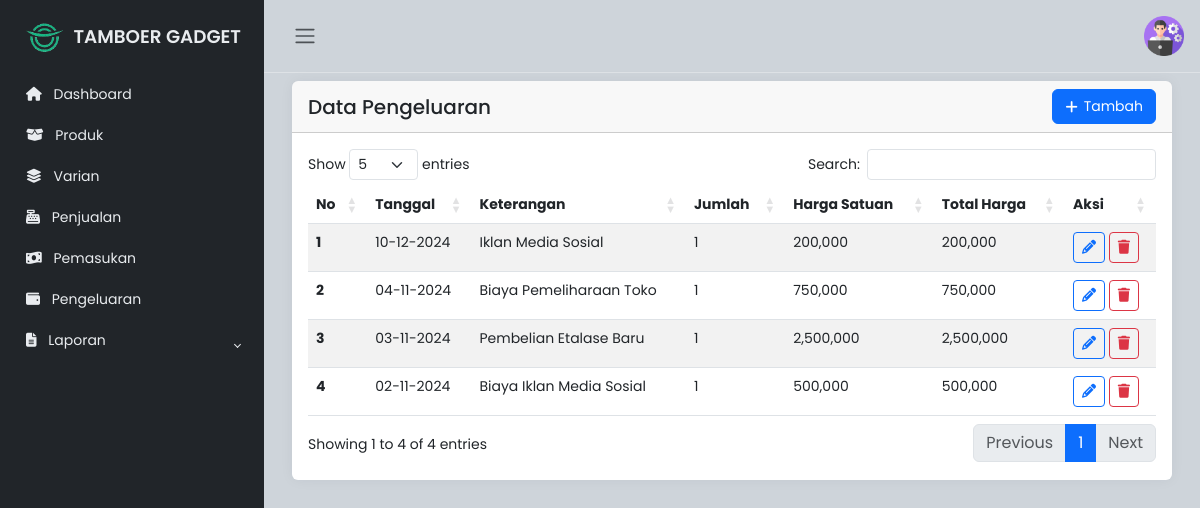
/admin/pengeluaran.php, run on the app's committed database.
### tables this page shows
CREATE TABLE `pengeluaran` (
  `id_pengeluaran` int(11) NOT NULL,
  `tanggal` date NOT NULL,
  `keterangan` text DEFAULT NULL,
  `jumlah` int(11) NOT NULL,
  `harga_satuan` decimal(15,2) NOT NULL,
  `total_harga` decimal(15,2) GENERATED ALWAYS AS (`jumlah` * `harga_satuan`) STORED
);

### admin/pengeluaran.php (the view, shortened to what this page needs)
<!DOCTYPE html>
<html lang="en">
<head>
    <link rel="stylesheet" href="https://cdn.jsdelivr.net/npm/bootstrap@5.3.0-alpha2/dist/css/bootstrap.min.css">
    <link rel="stylesheet" href="https://cdnjs.cloudflare.com/ajax/libs/font-awesome/6.1.1/css/all.min.css">
    <link rel="stylesheet" href="https://cdn.datatables.net/1.11.3/css/dataTables.bootstrap5.min.css">
    <link rel="stylesheet" href="../css/style.css">
</head>
<body>
    <div class="wrapper">
        <?php include 'sidebar.php'; ?>
        <div class="main">
            <?php include 'navbar.php'; ?>
            <main class="content px-3 py-2">
                <div class="container-fluid">
                    <div class="card border-0">
                        <div class="card-header d-flex justify-content-between align-items-center">
                            <h5 class="card-title mb-0">Data Pengeluaran</h5>
                            <a href="tambah_pengeluaran.php" class="btn btn-primary"
                                style="font-size: 14px; padding: 6px 12px; display: inline-flex; align-items: center; gap: 6px;">
                                <i class="fas fa-plus" style="font-size: 14px;"></i> Tambah
                            </a>
                        </div>
                        <div class="card-body">
                            <div class="table-responsive">
                                <table id="example" class="table table-striped">
                                    <thead>
                                        <tr>
                                            <th scope="col">No</th>
                                            <th scope="col">Tanggal</th>
                                            <th scope="col">Keterangan</th>
                                            <th scope="col">Jumlah</th>
                                            <th scope="col">Harga Satuan</th>
                                            <th scope="col">Total Harga</th>
                                            <th scope="col">Aksi</th>
                                        </tr>
                                    </thead>
                                    <tbody>
                                        <?php
                                        include 'koneksi.php';
                                        $sql = "SELECT * FROM pengeluaran ORDER BY tanggal DESC";
                                        $result = $conn->query($sql);
                                        if ($result->num_rows > 0) {
                                            $no = 1;
                                            while ($row = $result->fetch_assoc()) {
                                                echo "<tr>
                            <th scope='row'>" . $no++ . "</th>
                            <td>" . date('d-m-Y', strtotime($row['tanggal'])) . "</td>
                            <td>" . $row['keterangan'] . "</td>
                            <td>" . $row['jumlah'] . "</td>
                            <td>" . number_format($row['harga_satuan'], 0) . "</td>
                            <td>" . number_format($row['total_harga'], 0) . "</td>
                            <td>
                                <a href='edit_pengeluaran.php?id=" . $row['id_pengeluaran'] . "' class='btn btn-outline-primary btn-sm'>
                                    <i class='fas fa-pencil-alt'></i>
                                </a>
                                <button class='btn btn-outline-danger btn-sm' onclick='confirmDelete(" . $row['id_pengeluaran'] . ")'>
                                    <i class='fas fa-trash'></i>
                                </button>
                            </td>
                        </tr>";
                                            }
                                        } else {
                                            echo "<tr><td colspan='8' class='text-center'>No data available</td></tr>";
                                        }
                                        ?>
                                    </tbody>
                                </table>
                            </div>
                        </div>
                    </div>
                </div>
            </main>
        </div>
    </div>
</body>
</html>

### css/style.css (style rules this page uses)
body { font-family: "Poppins", sans-serif; font-size: 0.875rem; opacity: 1; overflow-y: scroll; margin: 0; }
a { cursor: pointer; text-decoration: none; font-family: "Poppins", sans-serif; }
.wrapper { align-items: stretch; display: flex; width: 100%; }
.main { display: flex; flex-direction: column; min-height: 100vh; min-width: 0; overflow: hidden; transition: all 0.35s ease-in-out; width: 100%; background: var(--bs-dark-bg-subtle); }
.content { flex: 1; max-width: 100vw; width: 100vw; }
@media (min-width: 768px) { .content { max-width: auto; width: auto; } }
.card { box-shadow: 0 0 0.875rem 0 rgba(34, 46, 60, 0.05); margin-bottom: 24px; }

### admin/pengeluaran.php (style rules this page uses)
@media (min-width: 769px) { table.dataTable tbody td { font-size: 14px; } }
@media (min-width: 769px) { table.dataTable thead th { font-size: 14px; } }

### data on the page
pengeluaran: tanggal "10-12-2024", keterangan "Iklan Media Sosial", jumlah "1", harga_satuan "200,000", total_harga "200,000"
pengeluaran: tanggal "04-11-2024", keterangan "Biaya Pemeliharaan Toko", jumlah "1", harga_satuan "750,000", total_harga "750,000"
pengeluaran: tanggal "03-11-2024", keterangan "Pembelian Etalase Baru", jumlah "1", harga_satuan "2,500,000", total_harga "2,500,000"
pengeluaran: tanggal "02-11-2024", keterangan "Biaya Iklan Media Sosial", jumlah "1", harga_satuan "500,000", total_harga "500,000"
